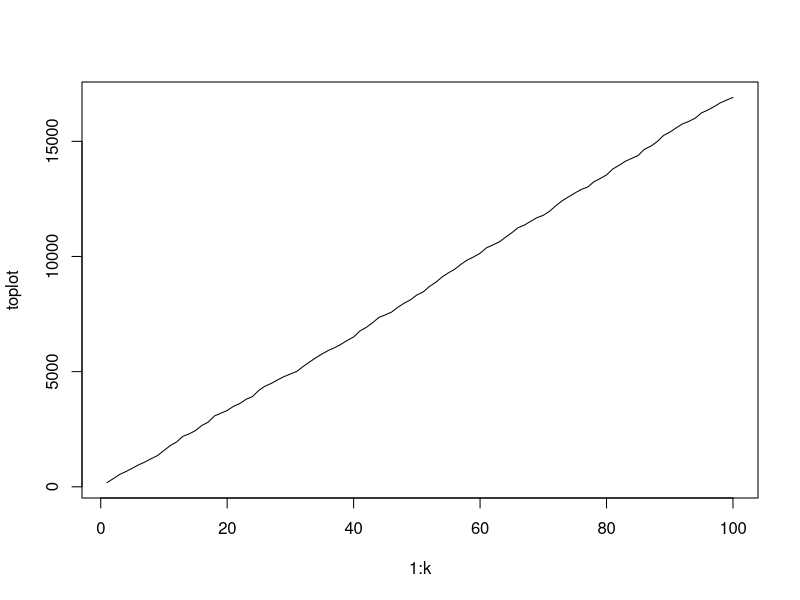

Generate this figure with R:

getApproximation <- function(k = 100, N = 10000){
	values <- floor(N * runif(k)) + 1
	a <- N * exp(values / N)
	return(a)
}

pdf("Problema2.pdf")

k = 100

xx <- getApproximation()
toplot <- cumsum(xx) / k
plot(1 : k, toplot, type = "l")
print(toplot[k])
